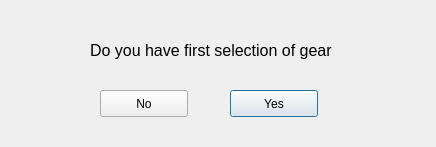
<?xml version="1.0" encoding="UTF-8"?>
<ui version="4.0">
 <class>Dialog</class>
 <widget class="QDialog" name="Dialog">
  <property name="geometry">
   <rect>
    <x>0</x>
    <y>0</y>
    <width>436</width>
    <height>147</height>
   </rect>
  </property>
  <property name="windowTitle">
   <string>Dialog</string>
  </property>
  <widget class="QPushButton" name="yes_button">
   <property name="geometry">
    <rect>
     <x>230</x>
     <y>90</y>
     <width>88</width>
     <height>27</height>
    </rect>
   </property>
   <property name="text">
    <string>Yes</string>
   </property>
  </widget>
  <widget class="QPushButton" name="no_button">
   <property name="geometry">
    <rect>
     <x>100</x>
     <y>90</y>
     <width>88</width>
     <height>27</height>
    </rect>
   </property>
   <property name="text">
    <string>No</string>
   </property>
  </widget>
  <widget class="QLabel" name="label_2">
   <property name="geometry">
    <rect>
     <x>90</x>
     <y>40</y>
     <width>361</width>
     <height>20</height>
    </rect>
   </property>
   <property name="font">
    <font>
     <pointsize>12</pointsize>
    </font>
   </property>
   <property name="text">
    <string>Do you have first selection of gear</string>
   </property>
  </widget>
 </widget>
 <resources/>
 <connections/>
</ui>
